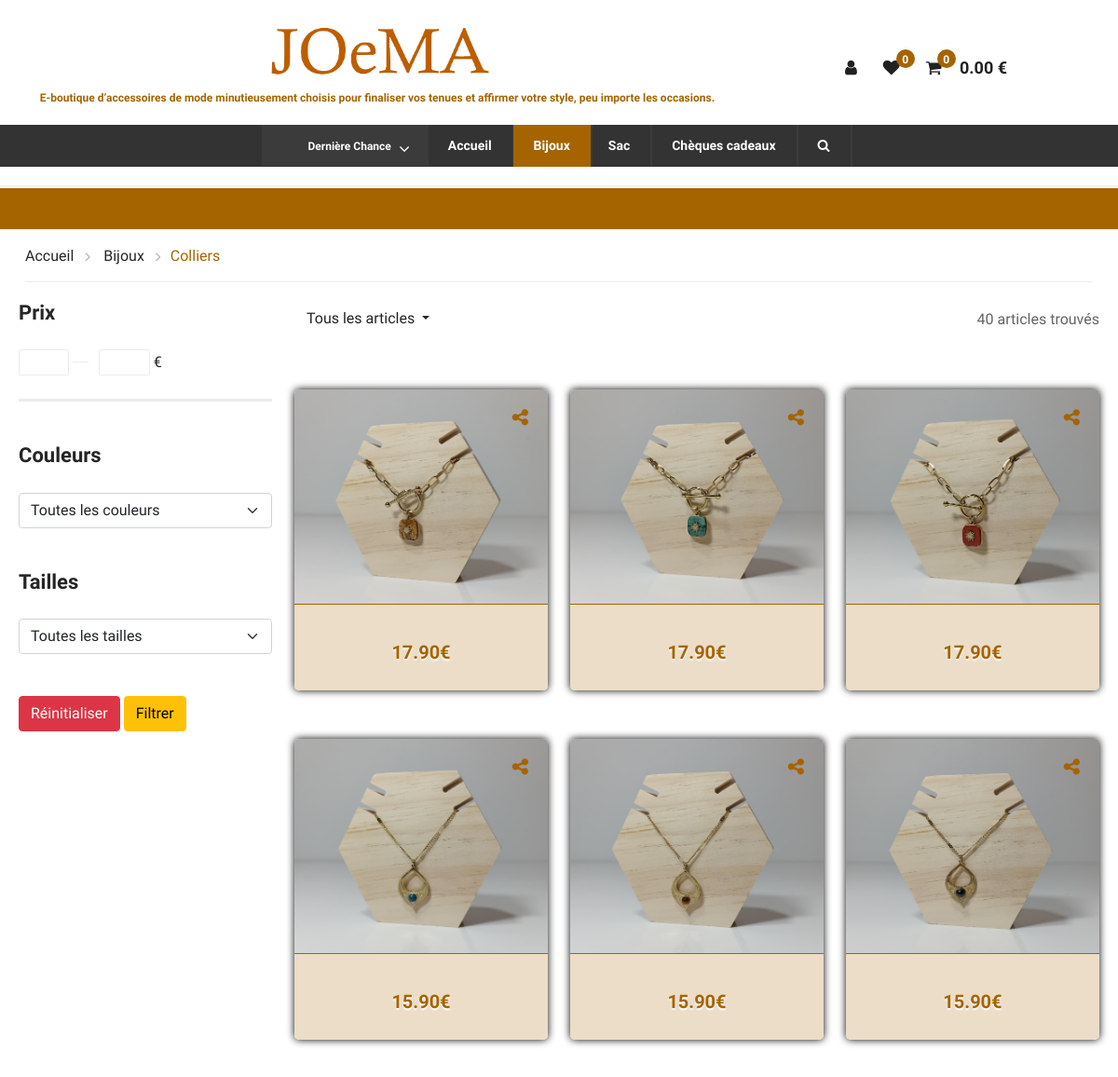
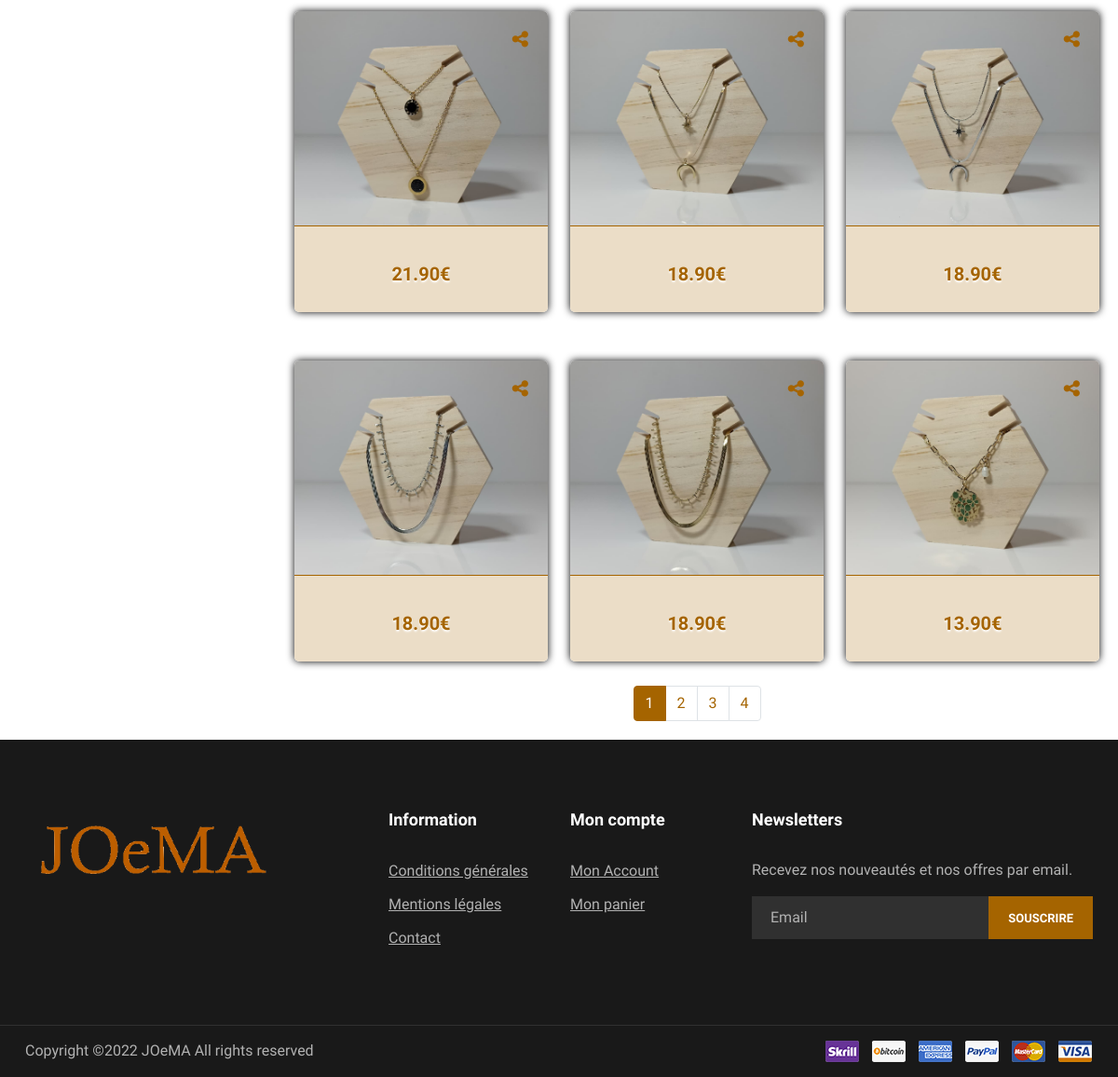
Page /categories.php?categoryID=2&subCategoryID=1 on the committed database (2 pictures, top to bottom).
### tables this page shows
CREATE TABLE IF NOT EXISTS `articles` (
  `ID` int(11) NOT NULL AUTO_INCREMENT,
  `CategorieID` int(11) NOT NULL DEFAULT '0',
  `SubCategorieID` int(11) NOT NULL DEFAULT '0',
  `Name` varchar(255) DEFAULT NULL,
  `Reference` varchar(255) NOT NULL DEFAULT '0',
  `Description` text,
  `Image1` text,
  `Image2` text,
  `Image3` text,
  `Image4` text,
  `StockManagement` int(11) NOT NULL DEFAULT '0',
  `Stock` int(11) NOT NULL DEFAULT '0',
  `Shipment` int(11) NOT NULL DEFAULT '0',
  `Weight` varchar(255) DEFAULT NULL,
  `Colors` varchar(255) DEFAULT NULL,
  `Sizes` varchar(255) DEFAULT NULL,
  `LastChance` int(11) NOT NULL DEFAULT '0',
  `NormalPrice` varchar(50) NOT NULL DEFAULT '0',
  `ReducedPrice` varchar(50) NOT NULL DEFAULT '0',
  `IsNew` int(11) NOT NULL DEFAULT '0',
  `IsActive` int(11) NOT NULL DEFAULT '0',
  PRIMARY KEY (`ID`)
);

### core/functions.php (called while the page is built, shortened)
<?php require_once 'config.php';
class System {
	public function totalCart(){
		$total=0;
		for($i = 0; $i < count($_SESSION['joemaCart']['productID']); $i++){
			$total += $_SESSION['joemaCart']['productQuantity'][$i] * $_SESSION['joemaCart']['productPrice'][$i];
		}
		return number_format($total, 2);
	}
}
?>

### categories.php (the view, shortened to what this page needs)
<?php require_once('includes/header.php');
$article_query = '';
	if(isset($_GET['s'])){
		$article_query .= 'SELECT * FROM `articles` WHERE `Name` LIKE "'.$_GET['s'].'%" OR  `Reference` LIKE "'.$_GET['s'].'%"';
	}
	else if(isset($_GET['categoryID'])){
		$article_query .= "SELECT * FROM `articles` WHERE `CategorieID`='".$_GET['categoryID']."' AND ";
		if(isset($_GET['subCategoryID'])){
			$article_query .= "`SubCategorieID`='".$_GET['subCategoryID']."' AND ";
		}
		$article_query .= " IsActive='1'";
		if(isset($_GET['sortBy'])){
			if($_GET['sortBy']=="all"){
				$article_query .= " ORDER BY `ID` DESC";
			}
			if($_GET['sortBy']=="priceAsc"){
				$article_query .= " ORDER BY `NormalPrice` ASC";
			}
			if($_GET['sortBy']=="priceDesc"){
				$article_query .= " ORDER BY `NormalPrice` DESC";
			}
		}
		else{
			$article_query .= " ORDER BY `ID` ASC";
		}
	}
	$per_page = 12;
	$articlesCount = $db->query($article_query)->num_rows;
	$last_page = ceil($articlesCount/$per_page);
	if(isset($_GET['page'])) { $p = $_GET['page']; } else { $p = 1; }
	$limit = 'LIMIT ' .($p - 1) * $per_page .',' .$per_page;
	$article_query .= " $limit";
	$queryResult = $db->query($article_query);
?>
    <div class="breacrumb-section">
        <div class="container">
            <div class="row">
                <div class="col-lg-12">
                    <div class="breadcrumb-text">
                        <a href="index.php">Accueil</a>
						<?php if(isset($_GET['categoryID'])){
							$getCategories = $db->query('SELECT * FROM `article-categories` WHERE ID="'.$_GET['categoryID'].'" LIMIT 1');
							if($getCategories->num_rows == 1){
								$getCategorie = $getCategories->fetch_object();
								if(isset($_GET['subCategoryID'])){
									$getSubCategories = $db->query('SELECT * FROM `article-sub-categories` WHERE ID="'.$_GET['subCategoryID'].'" LIMIT 1');
									if($getSubCategories->num_rows == 1){
										echo '<a href="categories.php?categoryID='.$getCategorie->ID.'">'.$getCategorie->Name.'</a>';
										$getSubCategorie = $getSubCategories->fetch_object();
										echo '<span>'.$getSubCategorie->Name.'</span>';
									}
								}
								else{
									echo '<span>'.$getCategorie->Name.'</span>';
								}
							}
						}
						?>
                    </div>
                </div>
            </div>
        </div>
    </div>
<?php
	$url = $_SERVER["PHP_SELF"];
	$url .= '?categories=true';
	if(isset($_GET['categoryID'])){
		$url .= '&categoryID='.$_GET['categoryID'];
	}
	if(isset($_GET['subCategoryID'])){
		$url .= '&subCategoryID='.$_GET['subCategoryID'];
	}
?>
    <section class="product-shop spad">
        <div class="">
            <div class="row">
                <div class="col-lg-3 col-md-6 col-sm-8 order-2 order-lg-1 produts-sidebar-filter">
				<form method="get" action="categories.php">
                    <div class="filter-widget">
                        <h4 class="fw-title">Prix</h4>
                        <div class="filter-range-wrap">
                            <div class="range-slider">
                                <div class="price-input">
                                    <input type="text" id="minAmount" name="minAmount" value="<?php if(isset($_GET['minAmount'])) echo $_GET['minAmount'];?>">
                                    <input type="text" id="maxAmount" name="maxAmount" value="<?php if(isset($_GET['maxAmount'])) echo $_GET['maxAmount'];?>"> €
                                </div>
                            </div>
                            <div class="price-range ui-slider ui-corner-all ui-slider-horizontal ui-widget ui-widget-content" data-min="0" data-max="500">
                            </div>
                        </div>
                    </div>
                    <div class="filter-widget">
                        <h4 class="fw-title">Couleurs</h4>
                        <div class="fw-color-choose">
							<select class="form-select" name="color[]">
								<option value="-1">Toutes les couleurs</option>
							</select>
                        </div>
                    </div>
                    <div class="filter-widget">
                        <h4 class="fw-title">Tailles</h4>
                        <div class="fw-size-choose">
							<select class="form-select" name="artSize[]">
								<option value="-1">Toutes les tailles</option>
							</select>
                        </div>
                    </div>
                    <a href="categories.php?<?php if(isset($_GET['categoryID'])){ echo 'categoryID='.$_GET['categoryID'];}
					if(isset($_GET['subCategoryID'])){ echo '&subCategoryID='.$_GET['subCategoryID'];}?>" class="btn btn-danger">Réinitialiser</a>
                    <button type="submit" class="btn btn-warning">Filtrer</button>
					</form>
                </div>
                <div class="col-lg-9 order-1 order-lg-2">
                    <div class="product-show-option">
                        <div class="row">
                            <div class="col-lg-7 col-md-7">
                                <div class="select-option">
								<div class="dropdown">
									<button class="btn btn-full dropdown-toggle" type="button" id="dropdownMenuButton" data-bs-toggle="dropdown" >
									<?php if(isset($_GET['sortBy']) && ($_GET['sortBy']=='all') || !isset($_GET['sortBy']))
										echo 'Tous les articles ';
									echo '<span class="caret"></span></button>
										<ul class="dropdown-menu sortby" aria-labelledby="dropdownMenuButton">
											<li><a href="'.$url.'&sortBy=all"><i class="glyphicon ';if(isset($_GET['sortBy']) && ($_GET['sortBy']=='all') || !isset($_GET['sortBy'])) echo 'glyphicon-ok'; echo '"></i> Tous les articles</a></li>
											<li><a href="'.$url.'&sortBy=priceDesc"><i class="glyphicon ';if(isset($_GET['sortBy']) && ($_GET['sortBy']=='priceDesc')) echo 'glyphicon-ok'; echo '"></i> Les moins chère</a></li>
											<li><a href="'.$url.'&sortBy=priceAsc"><i class="glyphicon ';if(isset($_GET['sortBy']) && ($_GET['sortBy']=='priceAsc')) echo 'glyphicon-ok'; echo '"></i> Les plus chère</a></li>
											</ul>
									</div>';?>
                                </div>
                            </div>
                            <div class="col-lg-5 d-flex justify-content-end">
							<p><?=$articlesCount?> articles trouvés</p>
							</div>
                        </div>
                    </div>
                    <div class="product-list">
                        <div class="row">
							<?php if($articlesCount >= 1){
								while($getArticle = $queryResult->fetch_object()){
									echo '<div class="col-lg-4">
										<div class="product-item">
											<div class="pi-pic">
												<a href="product-details.php';
													$urlBeforeArtDetail = '?categories=true';
													if(isset($_GET['categoryID'])){
														$urlBeforeArtDetail .= '&categoryID='.$_GET['categoryID'];
													}
													if(isset($_GET['subCategoryID'])){
														$urlBeforeArtDetail .= '&subCategoryID='.$_GET['subCategoryID'];
													}
													$urlBeforeArtDetail .= '&pId='.$getArticle->ID;
												echo $urlBeforeArtDetail.'">
													<img src="'.$getArticle->Image1.'" alt="'.$getArticle->Name.'">
												</a>';
												echo '<div class="icon">';
												echo '<a href="#" class="mr-2" data-bs-toggle="modal" data-bs-target="#shareProductModal"><i class="fa fa-share-alt"></i></a>';
												echo '</div>
											</div>
											<div class="pi-text">
												<a href="product-details.php'.$urlBeforeArtDetail.'">
													<h5>'.$getArticle->Name.'</h5>
													<div class="product-price">';
													if($getArticle->ReducedPrice != '0' && $getArticle->ReducedPrice != ''){
														echo $getArticle->ReducedPrice.' € <span>'.$getArticle->NormalPrice.'€</span>';
													}
													else{
														echo $getArticle->NormalPrice.'€';
													}
													echo '</div>
												</a>
											</div>
										</div>
									</div>';
								}
							}
							else{
								echo '<h6 style="text-align:center; font-weight:bold;">Aucun articles disponible.</h6>';
							}
							?>
                        </div>
			<nav>
			  <ul class="pagination justify-content-center">
				<?php
				if(($last_page >= $p) && $last_page > 1) {
					for($i=1; $i<=$last_page; $i++) {
						$pagination = '';
						if($i == $p) {
							echo '<li class="page-item '; if(isset($_GET['page']) && $_GET['page'] == $i){ echo 'active';} else if(!isset($_GET['page']) && $i == 1){ echo 'active';} echo '"><a href="categories.php?categories=true';
							if(isset($_GET['categoryID'])) {
								$pagination .= "&categoryID=".$_GET['categoryID'];
							}
							if(isset($_GET['subCategoryID'])) {
								$pagination .= "&subCategoryID=".$_GET['subCategoryID'];
							}
							$pagination .= '&page='.$i.'" class="page-link" >'.$i.'</a></li>';
							echo $pagination;
						} else {
							echo '<li class="page-item '; if(isset($_GET['page']) && $_GET['page'] == $i){ echo 'active';} else if(!isset($_GET['page']) && $i == 1){ echo 'active';} echo '"><a href="categories.php?categories=true';
							if(isset($_GET['categoryID'])) {
								$pagination .= "&categoryID=".$_GET['categoryID'];
							}
							if(isset($_GET['subCategoryID'])) {
								$pagination .= "&subCategoryID=".$_GET['subCategoryID'];
							}
							$pagination .= '&page='.$i.'" class="page-link" >'.$i.'</a></li>';
							echo $pagination;
						}
					}
				}
				?>
				</ul>
			</div>
                </div>
            </div>
        </div>
    </section>
<?php
require_once('includes/footer.php');
?>

### includes/header.php (shortened to what this page needs)
<?php session_start();
	include_once("core/functions.php");
	$system = new System;
	$system->db = $db;
?>
<!DOCTYPE html>
<html lang="fr">
<head>
    <link rel="stylesheet" href="assets/vendor/bootstrap/css/bootstrap.min.css" type="text/css">
    <link rel="stylesheet" href="assets/css/font-awesome.min.css" type="text/css">
    <link rel="stylesheet" href="assets/css/owl.carousel.min.css" type="text/css">
    <link rel="stylesheet" href="assets/css/slicknav.min.css" type="text/css">
    <link rel="stylesheet" href="assets/vendor/venobox/venobox.css" type="text/css">
    <link rel="stylesheet" href="assets/vendor/swiper/swiper-bundle.min.css" type="text/css">
    <link rel="stylesheet" href="assets/css/style.css" type="text/css">
	<link rel="stylesheet" href="assets/css/new_header.css" type="text/css">
</head>
<body onload="initWebsite();">
    <header class="header_area">
        <div class="header_middel">
            <div class="container">
                <div class="row align-items-center">
                    <div class="col-lg-8 col-4">
                        <div class="home_logo">
                            <a href="index.php"><img src="assets/img/joema-vente-accessoire-de-mode.png" alt=""></a>
                        </div>
						<div class="home_subtitle">
							E-boutique d’accessoires de mode minutieusement choisis pour finaliser vos tenues et affirmer votre style, peu importe les occasions.
						</div>
                    </div>
                    <div class="col-lg-4 col-6">
                        <div class="middel_right">
                            <div class="account_link">
                                <a href="#"><i class="fa fa-user"></i></a>
                            </div>
                            <div class="heart_link">
                                <a href="#"><i class="fa fa-heart"></i></a>
                                <span class="heart_quantity count-wishlist-items">0</span>
                            </div>
                            <div class="cart_link">
                                <a href="#"><i class="fa fa-shopping-cart"></i> <span class="cart_text_quantity"></span><span class="header-cart-price"><?=$system->totalCart();?> €</span></a>
                                <span class="cart_quantity count-cart-items">0</span>
                            </div>
                        </div>
                    </div>
                </div>
        </div>
        <div class="header_bottom sticky-header">
            <div class="container">
                <div class="row align-items-center">
                    <div class="col-12">
                        <div class="main_menu_inner">
                            <div class="main_menu">
                                <nav>
                                    <ul>
										<li class="depart-btn">
											<span>Dernière Chance</span>
										</li>
										<li <?php if(basename($_SERVER['REQUEST_URI']) == 'index.php') echo 'class="active"';?>><a href="index.php">Accueil</a></li>
										<?php $getCategories = $db->query('SELECT * FROM `article-categories`');
										if($getCategories->num_rows >= 1){
											while($getCategorie = $getCategories->fetch_object()){
												$getArticles = $db->query('SELECT * FROM `articles` WHERE `CategorieID`="'.$getCategorie->ID.'"');
												if($getArticles->num_rows >= 1){
													echo '<li '; if(basename($_SERVER['REQUEST_URI']) == 'categories.php?categoryID='.$getCategorie->ID || isset($_GET['categoryID']) && $_GET['categoryID'] == $getCategorie->ID) echo 'class="active"'; echo '><a href="categories.php?categoryID='.$getCategorie->ID.'">'.ucfirst($getCategorie->Name).'</a>';
													echo '</li>';
												}
											}
										}
										?>
										<li <?php if(basename($_SERVER['REQUEST_URI']) == 'joema-cheque-cadeaux.php') echo 'class="active"';?>><a href="joema-cheque-cadeaux.php">Chèques cadeaux</a></li>
										<li><a href="#" class="show-searchbar" onclick="showSearchBar();"><i class="fa fa-search"></i></a></li>
                                    </ul>
                                </nav>
                            </div>
                        </div>
                    </div>
                </div>
            </div>
        </div>
    </header>
	<div class="marquee">
		<span>Frais de port offert à partir de 80 euros d'achats sur JOeMA Boutique avec le code : "joema-shipping".</span>
	</div>

### rows in the picture
article-categories: Name "Bijoux"
article-categories: Name "Sac"
article-sub-categories: Name "Colliers"
articles: Image1 (picture), NormalPrice "17.90"
articles: Image1 (picture), NormalPrice "17.90"
articles: Image1 (picture), NormalPrice "17.90"
articles: Image1 (picture), NormalPrice "15.90"
articles: Image1 (picture), NormalPrice "15.90"
articles: Image1 (picture), NormalPrice "15.90"
articles: Image1 (picture), NormalPrice "21.90"
articles: Image1 (picture), NormalPrice "18.90"
articles: Image1 (picture), NormalPrice "18.90"
articles: Image1 (picture), NormalPrice "18.90"
articles: Image1 (picture), NormalPrice "18.90"
articles: Image1 (picture), NormalPrice "13.90"

### other values in the picture
$system->totalCart() "0.00"
$articlesCount "40"
